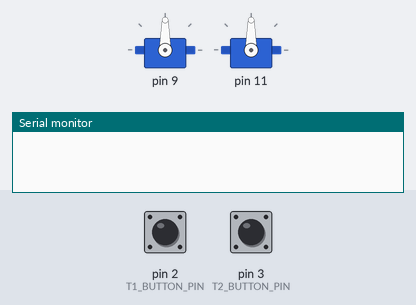
Bench run of a sketch on a simulated Arduino Uno, built with avr-gcc and run on an emulated ATmega328P. Shown: 2 × servo, the last lines printed to the serial monitor. The test bench sets the inputs (shaded band); at power-on: pin 2 (T1_BUTTON_PIN) HIGH, pin 3 (T2_BUTTON_PIN) HIGH.

Above: at 1.2 s.
1.3 s: pin 2 (T1_BUTTON_PIN) pulled LOW for 0.15 s
At 1.7 s:
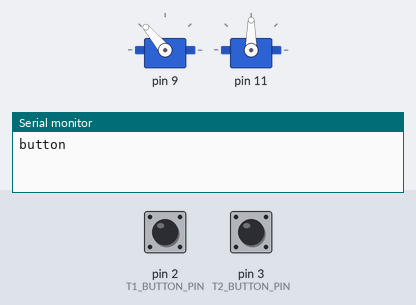
2.9 s: pin 3 (T2_BUTTON_PIN) pulled LOW for 0.15 s
At 4.1 s:
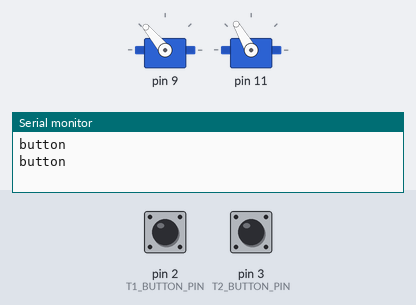
4.5 s: pin 2 (T1_BUTTON_PIN) pulled LOW for 1 s
At 5.3 s:
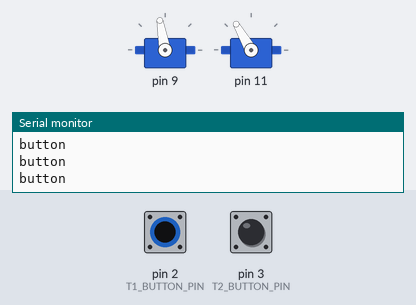
7.0 s: pin 3 (T2_BUTTON_PIN) pulled LOW for 1 s
At 8.4 s:
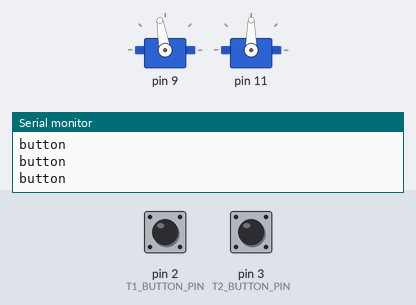
9.5 s: pin 3 (T2_BUTTON_PIN) pulled LOW for 3.2 s
At 10.3 s:
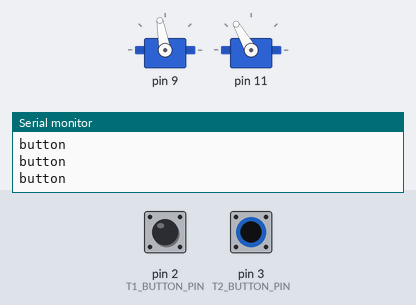
14.2 s: pin 2 (T1_BUTTON_PIN) pulled LOW for 3.2 s
At 15.1 s:
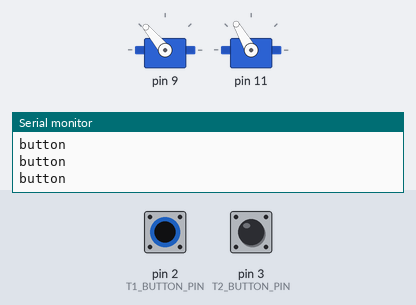
Timing chart, 0 to 17.2 s (numbered marks = the images above; inputs shaded):
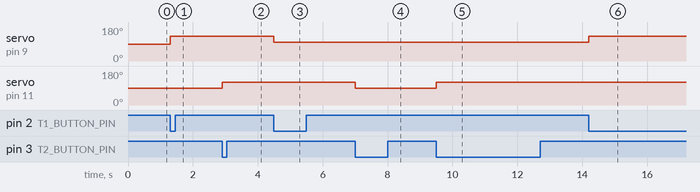

Measured:
- after the input at 1.3 s, servo on pin 9: 90° → 130° at once
- after the input at 2.9 s, servo on pin 11: 90° → 120° at once
- after the input at 4.5 s, servo on pin 9: 130° → 100° at once
- after the input at 7.0 s, servo on pin 11: 120° → 90° at once
- after the input at 9.5 s, servo on pin 11: 90° → 120° at once
- after the input at 14.2 s, servo on pin 9: 100° → 130° at once

The sketch:

coffee-canyon.ino
```cpp
#include "Turnout.h"

// Turnout 1 (Red)
#define T1_SERVO_IDX 9
#define T1_BUTTON_PIN 2
#define T1_STRAIGHT_ANGLE 100
#define T1_DIVERGENT_ANGLE 130

// Turnout 2 (Green)
#define T2_SERVO_IDX 11
#define T2_BUTTON_PIN 3
#define T2_STRAIGHT_ANGLE 90
#define T2_DIVERGENT_ANGLE 120

Turnout turnout1 = Turnout(T1_SERVO_IDX, T1_STRAIGHT_ANGLE, T1_DIVERGENT_ANGLE, T1_BUTTON_PIN);
Turnout turnout2 = Turnout(T2_SERVO_IDX, T2_STRAIGHT_ANGLE, T2_DIVERGENT_ANGLE, T2_BUTTON_PIN);

void setup() {
  Serial.begin(9600);

  turnout1.setup();
  turnout2.setup();
}

void loop() {
  turnout1.loop();
  turnout2.loop();
}
```

Turnout.cpp
```cpp
#include "Turnout.h"
#include <Servo.h>
#include <Pushbutton.h>

Turnout::Turnout(int index, int straight, int divergent, int buttonPin)
      : button(buttonPin) {
  this->index = index;
  this->straight = straight;
  this->divergent = divergent;
  this->buttonPin = buttonPin;

}

void Turnout::setup() {
  this->servo.attach(this->index);
  this->current = this->straight;
}


void Turnout::loop() {
  if (button.getSingleDebouncedPress()) {
    Serial.println("button");
    if (this->current == this->straight) {
      this->setDivergent();
    } else {
      this->setStraight();
    }
  }
}

void Turnout::setStraight() {
  this->servo.write(this->straight);
  this->current = this->straight;
}

void Turnout::setDivergent() {
  this->servo.write(this->divergent);
  this->current = this->divergent;
}
```

Turnout.h
```cpp
#ifndef DCTC_TURNOUT_H
#define DCTC_TURNOUT_H

#include <Arduino.h>
#include <Servo.h>
#include <Pushbutton.h>

class Turnout {

  private:
    int index;
    int current;
    int straight;
    int divergent;
    int buttonPin;
    Servo servo;
    Pushbutton button;

  public:
    Turnout(int index, int straight, int divergent, int buttonPin);

    void setup();
    void loop();
    void setStraight();
    void setDivergent();
};

#endif
```
